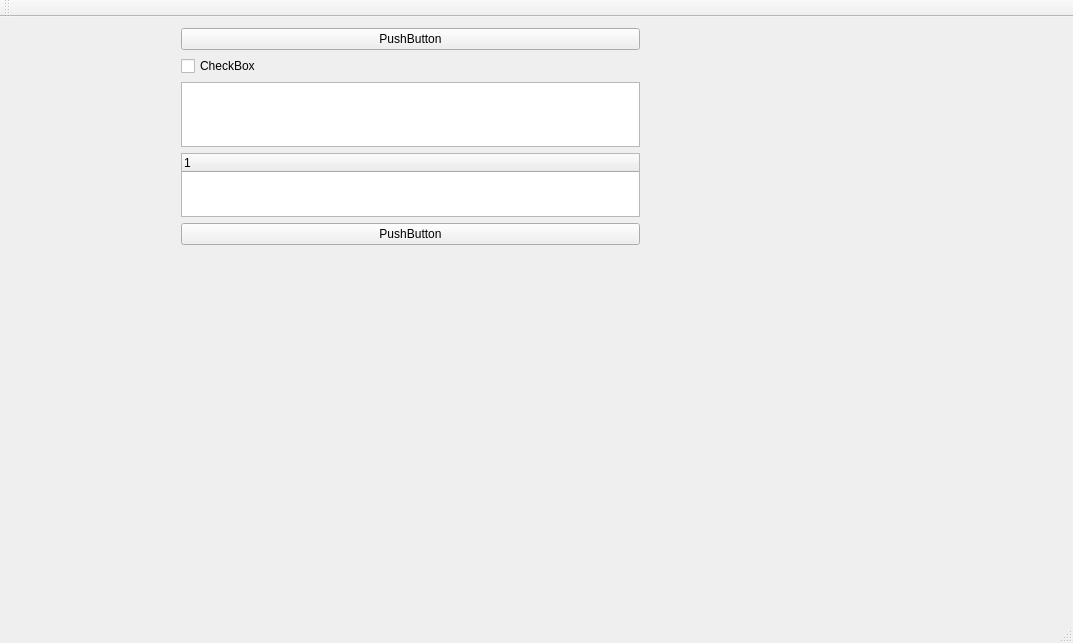
<?xml version="1.0" encoding="UTF-8"?>
<ui version="4.0">
 <class>MainWindow</class>
 <widget class="QMainWindow" name="MainWindow">
  <property name="geometry">
   <rect>
    <x>0</x>
    <y>0</y>
    <width>1073</width>
    <height>643</height>
   </rect>
  </property>
  <property name="windowTitle">
   <string>MainWindow</string>
  </property>
  <widget class="QWidget" name="centralWidget">
   <widget class="QWidget" name="verticalLayoutWidget">
    <property name="geometry">
     <rect>
      <x>170</x>
      <y>0</y>
      <width>481</width>
      <height>239</height>
     </rect>
    </property>
    <layout class="QVBoxLayout" name="verticalLayout">
     <item>
      <widget class="QPushButton" name="pushButton_2">
       <property name="text">
        <string>PushButton</string>
       </property>
      </widget>
     </item>
     <item>
      <widget class="QCheckBox" name="checkBox">
       <property name="text">
        <string>CheckBox</string>
       </property>
      </widget>
     </item>
     <item>
      <widget class="QListWidget" name="listWidget"/>
     </item>
     <item>
      <widget class="QTreeWidget" name="treeWidget">
       <column>
        <property name="text">
         <string notr="true">1</string>
        </property>
       </column>
      </widget>
     </item>
     <item>
      <widget class="QPushButton" name="pushButton">
       <property name="text">
        <string>PushButton</string>
       </property>
      </widget>
     </item>
    </layout>
   </widget>
  </widget>
  <widget class="QMenuBar" name="menuBar">
   <property name="geometry">
    <rect>
     <x>0</x>
     <y>0</y>
     <width>1073</width>
     <height>22</height>
    </rect>
   </property>
  </widget>
  <widget class="QToolBar" name="mainToolBar">
   <attribute name="toolBarArea">
    <enum>TopToolBarArea</enum>
   </attribute>
   <attribute name="toolBarBreak">
    <bool>false</bool>
   </attribute>
  </widget>
  <widget class="QStatusBar" name="statusBar"/>
 </widget>
 <layoutdefault spacing="6" margin="11"/>
 <resources/>
 <connections/>
</ui>
